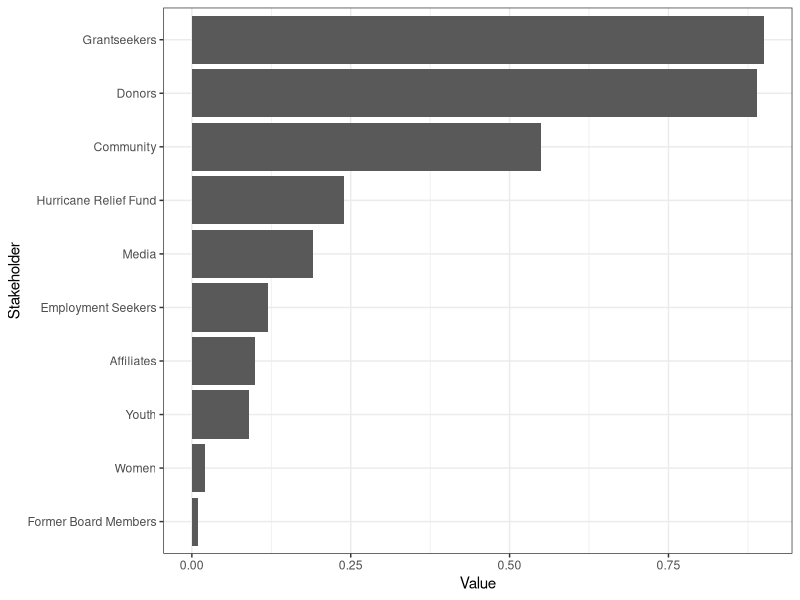
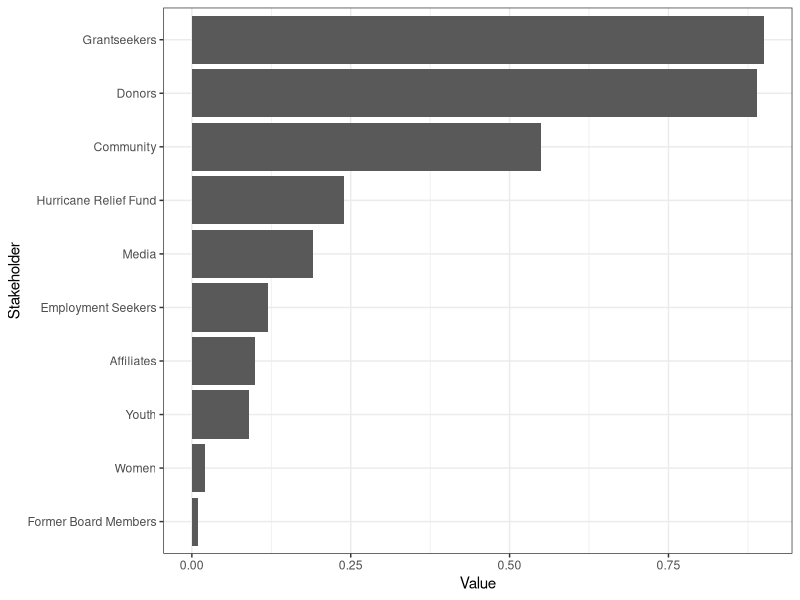

These charts were generated, in order, by the following R code:
## ---- chunk 1
## Notice the as.is = TRUE
breadth_data <- read.table(textConnection("Stakeholder  Value
                                          'Grantseekers'  0.90
                                          'Donors'    0.89
                                          'Community' 0.55
                                          'Hurricane Relief Fund' 0.24
                                          'Media' 0.19
                                          'Employment Seekers'    0.12
                                          'Affiliates'    0.10
                                          'Youth' 0.09
                                          'Women' 0.02
                                          'Former Board Members'  0.01"), 
                           header=TRUE, 
                           as.is = TRUE)
str(breadth_data)
## ---- chunk 2
# reorder manually
orderIdx <- order(breadth_data$Value)
breadth_data <- breadth_data[orderIdx, ]
breadth_data$Stakeholder <- factor(breadth_data$Stakeholder,
                                   levels = breadth_data$Stakeholder,
                                   labels = breadth_data$Stakeholder)
levels(breadth_data$Stakeholder)

# plot
library(ggplot2)
ggplot(breadth_data, aes(x = Stakeholder, y = Value)) + 
  geom_bar(stat = "identity") +
  coord_flip() +
  theme_bw()
## ---- chunk 3
breadth_data.new <- read.table(textConnection("Stakeholder  Value
                                          'Grantseekers'  0.90
                                              'Donors'    0.89
                                              'Community' 0.55
                                              'Hurricane Relief Fund' 0.24
                                              'Media' 0.19
                                              'Employment Seekers'    0.12
                                              'Affiliates'    0.10
                                              'Youth' 0.09
                                              'Women' 0.02
                                              'Former Board Members'  0.01"), 
                               header=TRUE)
breadth_data.new <- transform(breadth_data.new,
                          Stakeholder = reorder(Stakeholder, Value))

ggplot(breadth_data.new, aes(x = Stakeholder, y = Value)) +
  geom_bar(stat = "identity") +
  coord_flip() +
  theme_bw()


